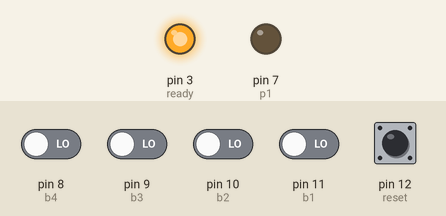
This sketch was run on a simulated Arduino Uno, built with avr-gcc and run on an emulated ATmega328P. Parts: output pins drawn as LEDs (lit = HIGH). The inputs (shaded band) are chosen by the test bench; at power-on: pin 8 (b4), pin 9 (b3), pin 10 (b2), pin 11 (b1), pin 12 (reset) LOW.

Above: at 1.2 s.
1.3 s: pin 8 (b4) driven HIGH
At 2.2 s:
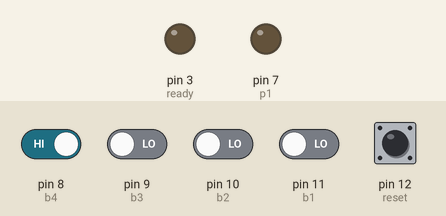
2.8 s: pin 12 (reset) pulled HIGH for 0.15 s
At 2.97 s:
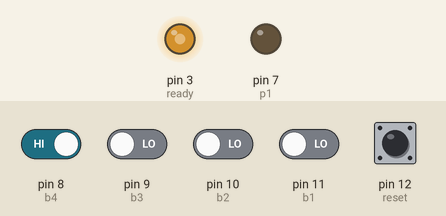
4.5 s: pin 12 (reset) pulled HIGH for 1 s
At 4.9 s:
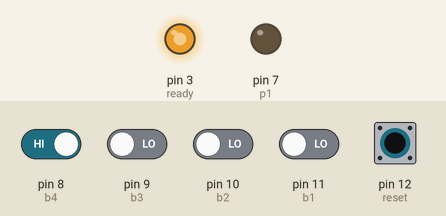
7.0 s: pin 11 (b1) driven HIGH and pin 12 (reset) driven HIGH
At 8.0 s:
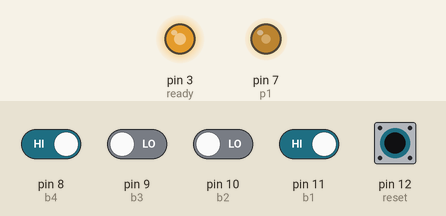
8.5 s: pin 11 (b1) driven LOW
At 9.7 s:
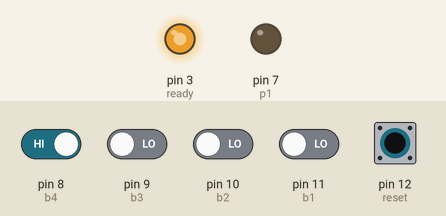
10.0 s: pin 11 (b1) driven HIGH
At 11.4 s:
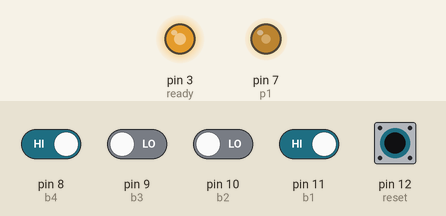
Timing chart, 0 to 12.5 s (numbered marks = the images above; inputs shaded):
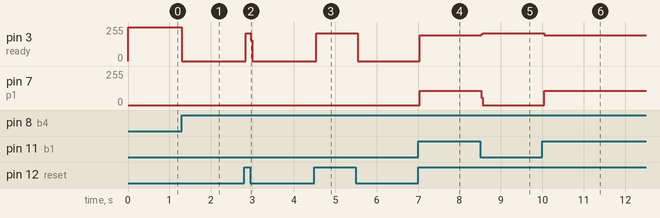

Measured:
- after the input at 1.3 s, pin 3 (ready): 255/255 → 0/255 at once
- after the input at 2.8 s, pin 3 (ready): 0/255 → 209/255 at once, → 0/255 0.12 s later
- after the input at 4.5 s, pin 3 (ready): 0/255 → 209/255 at once, → 0/255 1.0 s later
- after the input at 7.0 s, pin 3 (ready): 0/255 → 194/255 at once; pin 7 (p1): 0/255 → 108/255 at once
- after the input at 8.5 s, pin 3 (ready): 194/255 → 209/255 at once; pin 7 (p1): 108/255 → 0/255 at once
- after the input at 10.0 s, pin 3 (ready): 209/255 → 194/255 at once; pin 7 (p1): 0/255 → 108/255 at once

The sketch:

jeopardy_buzzer.ino
```cpp
#define b1 11
#define b2 10
#define b3 9
#define b4 8

#define reset 12

#define p1 7
#define p2 6
#define p3 5
#define p4 4

#define ready 3

int primed = 1;
int buttons[] = { b1, b2, b3, b4 };
int leds[] = { p1, p2, p3, p4 };

void setup() {
  // put your setup code here, to run once:
  pinMode(b1, INPUT);
  pinMode(b2, INPUT);
  pinMode(b3, INPUT);
  pinMode(b4, INPUT);

  pinMode(reset, INPUT);

  pinMode(p1, OUTPUT);
  pinMode(p1, OUTPUT);
  pinMode(p1, OUTPUT);
  pinMode(p1, OUTPUT);

  pinMode(ready, OUTPUT);

  digitalWrite(ready, HIGH);
}

void loop() {
  // put your main code here, to run repeatedly:
  if (primed) {
    int i;
    for (i = 0; i < 4; i++) {
      if (digitalRead(buttons[i]) == HIGH) {
        primed = 0;
        digitalWrite(leds[i], HIGH);
        digitalWrite(ready, LOW);
        break;
      }
    }
  } else {
    if (digitalRead(reset) == HIGH) {
      int i;
      primed = 1;
      digitalWrite(ready, HIGH);
      for (i = 0; i < 4; i++)
        digitalWrite(leds[i], LOW);
    }
  }
}
```
